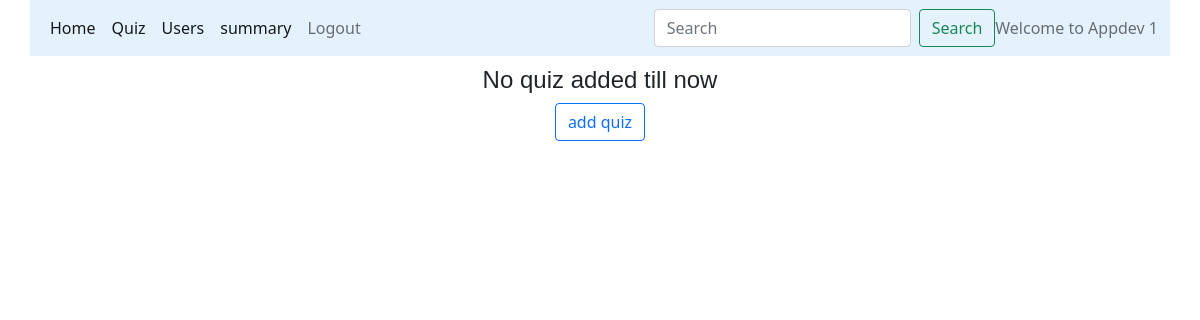
/quiz_management/Appdev 1, run on an earlier commit of the app's database.
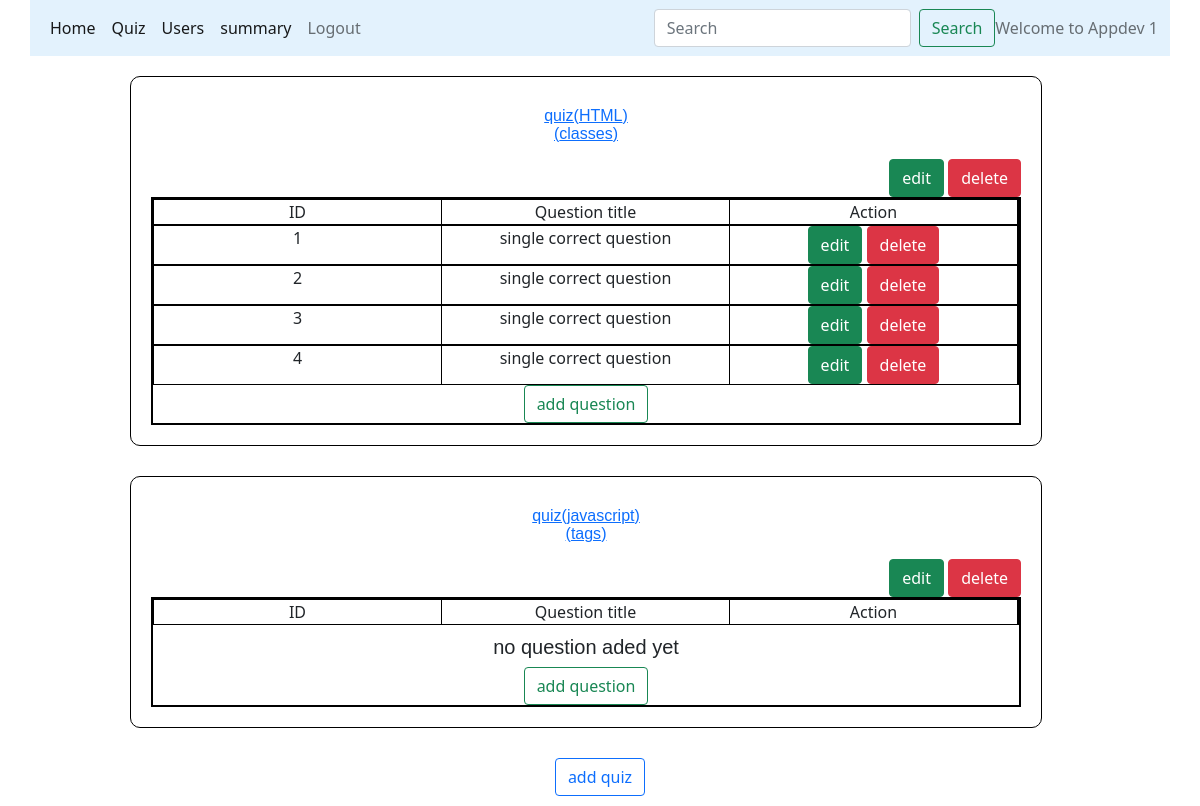
And on a later commit of the database.
### models/database.py (models this page shows)
class Quizzes(db.Model):
    __tablename__="Quizzes"
    id=db.Column(db.Integer, primary_key=True, autoincrement=True, unique=True)
    title=db.Column(db.String(100), nullable=False)
    Chapter_id=db.Column(db.Integer, db.ForeignKey('Chapters.id',ondelete="CASCADE"))
    total_score=db.Column(db.Integer, default=100, nullable=False)
    date=db.Column(db.DateTime, nullable=False)
    time_duration=db.Column(db.String(11), nullable=False)
    remark=db.Column(db.String(100))
    status=db.Column(db.String(100),default="Active", nullable=False)
    Question=db.relationship('Questions', backref="Quizzes", cascade="all, delete-orphan")
    Score=db.relationship('Scores', backref='Quizzes', cascade="all, delete-orphan")

class Chapters(db.Model):
    __tablename__="Chapters"
    id=db.Column(db.Integer, primary_key=True, autoincrement=True,unique=True)
    name=db.Column(db.String(100), nullable=False)
    description=db.Column(db.String(100), nullable=False)
    subject_id=db.Column(db.Integer, db.ForeignKey("Subjects.id", ondelete="CASCADE"), nullable=False)
    quiz=db.relationship('Quizzes', backref="Chapters", cascade="all, delete-orphan")

class Questions(db.Model):
    __tablename__="Questions"
    id=db.Column(db.Integer, primary_key=True, autoincrement=True, unique=True)
    title=db.Column(db.String(100),nullable=False)
    question=db.Column(db.String(100), nullable=False)
    option1=db.Column(db.String(100), nullable=False)
    option2=db.Column(db.String(100), nullable=False)
    option3=db.Column(db.String(100), nullable=False)
    option4=db.Column(db.String(100), nullable=False)
    answer=db.Column(db.String(100), nullable=False)
    Quiz_id=db.Column(db.Integer, db.ForeignKey('Quizzes.id', ondelete="CASCADE"), nullable=False)
    marks=db.Column(db.Integer, default=10,nullable=False)

### controllers/main.py (the view)
@app.route("/quiz_management/<name>" ,methods=["GET","POST"])
def quiz_management(name):
    quizzes=Quizzes.query.all()
    return render_template("quiz_management.html", name=name,quizzes=quizzes)

### templates/quiz_management.html
{%extends "admin_layout.html"%}
{%block content%}
            {%if quizzes%}
            {%for quiz in quizzes%}
              <div class="small_form">
                <a href="/view_quiz_details/{{name}}/{{quiz.id}}"><h4 class="center">quiz({{quiz.Chapters.name}})<p>({{quiz.title}})</p></h4></a>
                <div style="text-align: right;">
                  <a class="btn btn-success" href="/edit_quiz/{{quiz.id}}/{{name}}" role="button">edit</a>
                  <a class="btn btn-danger" href="/quiz/{{quiz.id}}/{{name}}/delete" role="button">delete</a>
                </div>
                <div class="container text-center">
                  <div class="row">
                    <div class="col">
                      ID
                    </div>
                    <div class="col">
                      Question title
                    </div>
                    <div class="col">
                      Action
                    </div>
                  </div>
                  {%if quiz.Question%}
                  {%for Q in quiz.Question%}
                  <div class="row">
                    <div class="col">
                      {{Q.id}}
                    </div>
                    <div class="col">
                      {{Q.title}}
                    </div>
                    <div class="col">
                      <a class="btn btn-success" href="/edit_question/{{Q.id}}/{{name}}" role="button">edit</a>
                      <a class="btn btn-danger" href="/question/{{Q.id}}/{{name}}/delete" role="button">delete</a>
                    </div>
                  </div>
                  {%endfor%}
                  {%else%}
                  <div class="center">
                    <h5>no question aded yet</h5>
                  </div>
                  {%endif%}
                  <div>
                    <a class="btn btn-outline-success" href="/new_question/{{quiz.id}}/{{name}}" role="button">add question</a>
                  </div>
                </div>
              </div>
              {%endfor%}
              {%else%}
              <div class="center">
                <h4>No quiz added till now</h4>
              </div>
              {%endif%}
              <div style="text-align: center;">
                <a class="btn btn-outline-primary" href="/new_quiz/{{name}}" role="button">add quiz</a>
              </div>
{%endblock%}

### templates/admin_layout.html (shortened to what this page needs)
<!DOCTYPE html>
<html>
<head>
    <link rel="stylesheet" href="\static\main.css">
    <link href="https://cdn.jsdelivr.net/npm/bootstrap@5.0.2/dist/css/bootstrap.min.css" rel="stylesheet">
</head>
<body>
  <div style="width: 95%; margin-left: 30px;">
    <nav class="navbar navbar-expand-lg navbar-light" style="background-color: #e3f2fd;">
      <div class="container-fluid">
        <div class="collapse navbar-collapse" id="navbarText">
          <ul class="navbar-nav me-auto mb-2 mb-lg-0">
            <li class="nav-item">
              <a class="nav-link active" aria-current="page" href="/admin_dashboard/{{name}}">Home</a>
            </li>
            <li class="nav-item">
              <a class="nav-link active" aria-current="page" href="/quiz_management/{{name}}">Quiz</a>
            </li>
            <li class="nav-item">
              <a class="nav-link active" aria-current="page" href="/users/{{name}}">Users</a>
            </li>
            <li class="nav-item">
              <a class="nav-link active" aria-current="page" href="/admin_summary/{{name}}">summary</a>
            </li>
            <li class="nav-item">
              <a class="nav-link" href="/login">Logout</a>
            </li>
          </ul>
          <form class="d-flex" method="POST" action="/search/{{name}}">
            <input class="form-control me-2" type="search" placeholder="Search" aria-label="Search" name="admin_search" id="admin_search">
            <button class="btn btn-outline-success" type="submit">Search</button>
          </form>
          <span class="navbar-text">
            Welcome to {{name}}
          </span>
        </div>
      </div>
    </nav>
    {%block content%}{%endblock%}
  </div>
</body>
</html>

### static/main.css (style rules this page uses)
* { margin: 0px; }
.container { border: 2px solid black; width: 180%; }
.small_form { border: 1px solid black; width: 80%; height: auto; margin-top: 20px; padding: 20px; border-radius: 10px; margin-left: 100px; margin-bottom: 30px; padding-bottom: 20px; }
.row { border: 1px solid black; }
.col { border-right: 1px solid black; }
.center { text-align: center; font: 1em sans-serif; margin-top: 10px; }

What changed in the data, as far as the page shows it:
added Quizzes: Chapters.name "HTML", title "classes"
added Questions: id "1", title "single correct question"
added Questions: id "2", title "single correct question"
added Questions: id "3", title "single correct question"
added Questions: id "4", title "single correct question"
added Quizzes: Chapters.name "javascript", title "tags", shows "no question aded yet"
Also different on the page:
text no longer shown: "No quiz added till now"
